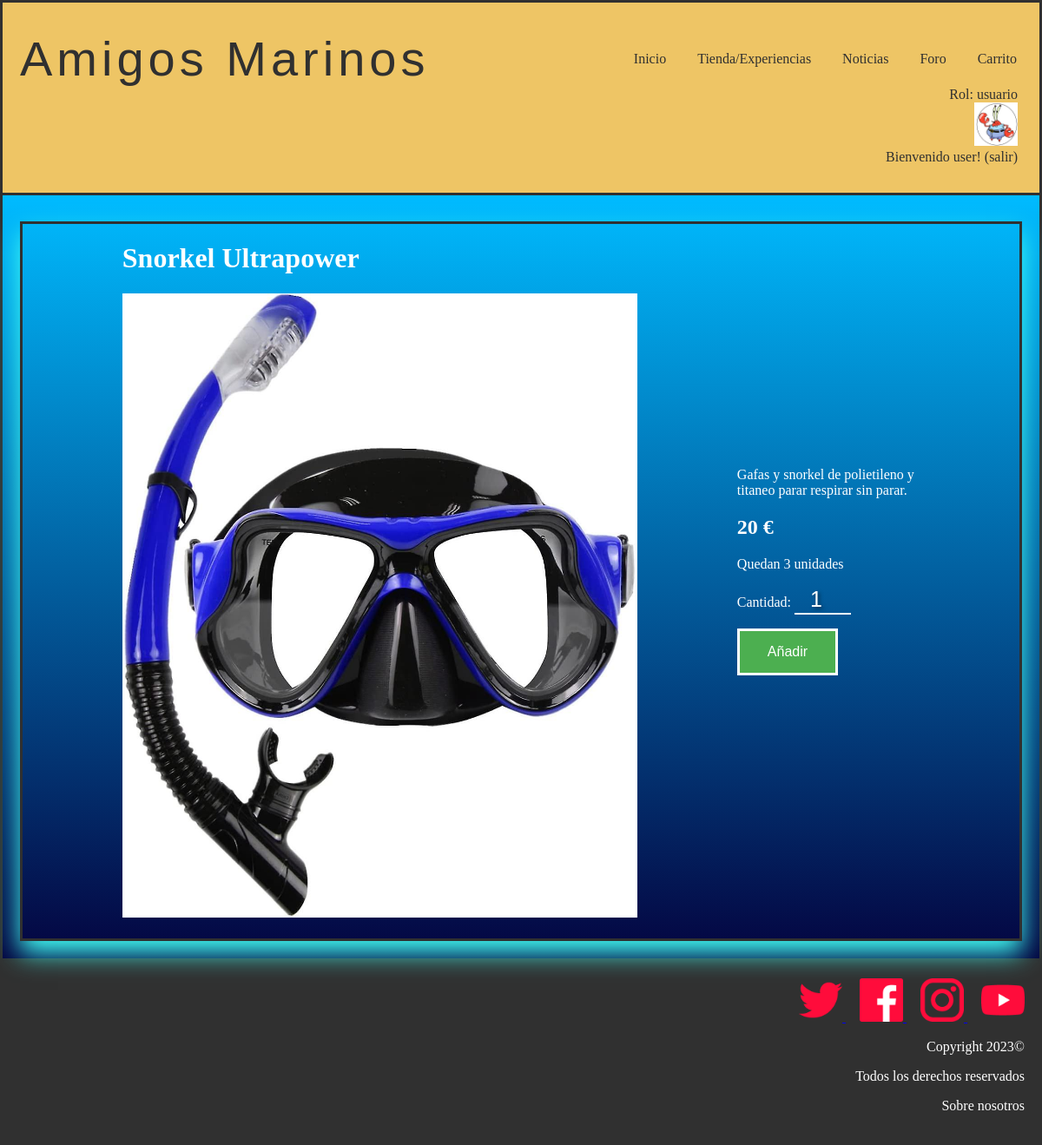
The app's page /vistaProducto.php?id=1 (signed in) with its own data.
### tables this page shows
CREATE TABLE IF NOT EXISTS `rol` (
  `numero` int(11) NOT NULL,
  `nombre` varchar(25) NOT NULL,
  PRIMARY KEY (`numero`)
);

CREATE TABLE IF NOT EXISTS `producto` (
  `nombre` varchar(25) NOT NULL,
  `id` int(11) NOT NULL AUTO_INCREMENT,
  `descripcion` text NOT NULL,
  `unidades` int(11) NOT NULL,
  `precio` float NOT NULL,
  `imagen` varchar(50) NOT NULL,
  PRIMARY KEY (`id`)
);

### includes/Usuario.php (called while the page is built, shortened)
<?php
class Usuario{
    public static function getNombreRol($rol)
    {
        $conn = Aplicacion::getInstance()->getConexionBd();
        $query = sprintf("SELECT nombre FROM rol U WHERE U.numero='%d'", $rol);
        $rs = $conn->query($query);
        $fila=$rs->fetch_assoc();
        return $fila['nombre'];
    }
}
?>

### includes/level.php (called while the page is built, shortened)
<?php
class level{
    private $numero;
    private function __construct($numero,$nombre,$minimo,$maximo){
        $this->numero = $numero;
    }
    public static function getLevel($puntos){
        $conn = Aplicacion::getInstance()->getConexionBd();
        $query = sprintf("SELECT * FROM nivel U WHERE $puntos<=U.maximo AND $puntos>=U.minimo");
        $rs = $conn->query($query);
        $fila=$rs->fetch_assoc();
        $level = new level($fila['numero'], $fila['nombre'], $fila['minimo'], $fila['maximo']);
        return $level;
    }
    public function getNumero(){
        return $this->numero;
    }
}
?>

### includes/producto.php (called while the page is built, shortened)
<?php
class Producto {
    private $nombre;
    private $descripcion;
    private $unidades;
    private $precio;
    private $urlImagen;
    private function __construct($id = NULL , $descripcion, $unidades, $precio, $urlImagen, $nombre)
    {
        $this->descripcion = $descripcion;
        $this->unidades = $unidades;
        $this->nombre = $nombre;
        $this->precio = $precio;
        $this->urlImagen = $urlImagen;
    }
    public static function buscaPorId($idProducto)
    {
        $conn = Aplicacion::getInstance()->getConexionBd();
        $query = sprintf("SELECT * FROM producto WHERE id='%d'", $idProducto);
        $rs = $conn->query($query);
        if ($rs) {
            $fila = $rs->fetch_assoc();
            $producto = new Producto($fila["id"], $fila["descripcion"], $fila["unidades"], $fila["precio"], $fila["imagen"], $fila["nombre"]);
            return $producto;
        } else {
            error_log("Error BD ({$conn->errno}): {$conn->error}");
        }
        return $result;
    }
    public function getNombre()
    {
        return $this->nombre;
    }
    public function getDescripcion(){
        return $this->descripcion;
    }
    public function getImagen(){
        return $this->urlImagen;
    }
    public function getPrecio(){
        return $this->precio;
    }
    public function getUnidades(){
        return $this->unidades;
    }
}
?>

### vistaProducto.php (the view, shortened to what this page needs)
<?php
require_once __DIR__.'/includes/Producto.php';
?>
<!DOCTYPE html>
<html>
	<head>
		<link href= "./css/style.css" rel="stylesheet" type="text/css">
	</head>
	<body>
		<?php
			require ('./includes/comun/cabecera.php');
		?>
	<div class="container" id="cont_prod">
		<?php
			$id = $_GET["id"];
			$producto = Producto::buscaPorId($id);
		?>
		<div class="big_caja">
		<div class="cajafoto">
		<?php
			echo  "<h1>" . $producto->getNombre() . "</h1>";
			echo '<img src="' . $producto->getImagen() . '" onmouseover="mostrarZoom(event, this.src)" id="imgVistaProducto" alt="imagen">';
		?>
		</div>
		<div class="cajatexto">
		<?php
			echo "<p>" . $producto->getDescripcion() ."</p>";
			echo  "<h2>" . $producto->getPrecio() . " € </h2>";
			echo "<p> Quedan " . $producto->getUnidades() ." unidades</p>";
			echo "<form  method='POST'>";
			$aux=$producto->getUnidades();
			if($aux>0){
				echo "<p>Cantidad: <input type=number value=1 name=Unidades id=Unidades min=1 max=$aux></p>";
				if (isset($_SESSION["login"]) && ($_SESSION["login"]===true) ){
					?>
					<input type="submit" name="submit" value="Añadir" id="botoncompra">
					<?php
				}
			}
		?>
	</form>
	<br>
		</div>
		</div>
		</div>
		<?php
		require("./includes/comun/pie.php");
		?>
	</body>
</html>

### includes/comun/cabecera.php (shortened to what this page needs)
<?php
require_once './includes/level.php';
require_once './includes/Usuario.php';
function reconocerUsuario() {
  if (isset($_SESSION["login"]) && ($_SESSION["login"]===true)){
    echo'Rol: '.Usuario::getNombreRol($_SESSION['rol']);
    $level=level::getLevel($_SESSION["puntos"]);
    if($level->getNumero() == level::cangrejo){
      echo '<form method="post" action="micuenta.php">
      <input type="image" src="./img/cangrejo.jpg" name="boton" width="50" alt="Botón icono cangrejo"  height="50" />
      </form>';
      echo 'Bienvenido ' . $_SESSION['nombre'] . '! ';
      echo '<a href="logout.php">(salir)</a>';
    }
  } else {
    echo '<form method="post" action="login.php">
    <input type="image" src="./img/usuariodesconocido.jpg" name="boton" width="50" alt="Botón para ir a login"  height="50" />
    </form>';
    echo 'Usuario desconocido. ';
    echo '<a href="login.php">Login </a>';
  }
}
?>
<header class ="header">
  <div class="cont logo-nav-cont" >
    <a class="logo">Amigos Marinos</a>
    <nav class="navigation">
          <ul>
            <li><a href="index.php ">Inicio</a></li>
            <li><a href="tienda.php">Tienda/Experiencias</a></li>
            <li><a href="noticias.php">Noticias</a></li>
            <li><a href="foro.php">Foro</a></li>
            <?php
            if (isset($_SESSION["login"]) && ($_SESSION["login"]===true)){
              ?>
              <li><a href="vistaCarrito.php">Carrito</a></li>
              <br>
              <?php
            }
          ?>
      </nav>
    </div>
		<div class="login" >
		 <?php
		reconocerUsuario();
		?>
		</div>
</header>

### css/style.css (style rules this page uses)
body { color: white; background-color: white; text-align: center; margin: auto; }
.container { background-image: linear-gradient(to bottom,#00bbff, #040440); border: 3px solid #303030; padding-top: 10px; padding-bottom: 20px; }
img { width :50px; height :50px; border :5px; }
.header { background-color: #eec565; color:#303030; border: 3px solid #303030; border-bottom: none; padding:2rem 0; }
.header a { color:#303030; text-decoration:none; }
.logo { letter-spacing: 5px; font-size: 3.5em; font-family:Impact, Haettenschweiler, 'Arial Narrow Bold', sans-serif; margin-left: 20px; max-width: 100%; max-height: 100%; }
.logo-nav-cont { display: flex; justify-content: space-between; align-items: center; margin-right: 10px; }
.navigation ul { margin: 0; padding: 0; list-style: none; }
.navigation ul li { display:inline-block; }
.navigation ul li a { display: block; padding: 0.5rem 1rem; transition: all 0.4s linear; border-radius: 5px; }
.login { text-align: right; margin-right: 25px; }
#imgVistaProducto { width: fit-content; max-width: 100%; height: auto; cursor: zoom-in; }
input[type="text"], input[type="email"], input::placeholder, input[type="password"],textarea,input[type="number"],input[type="password"] { background-color: transparent; border: none; font-size: 25px; border-bottom: 2px solid #fff; color: #fff; text-align: center; text-shadow: 2px 2px 4px rgba(0, 0, 0, 0.5); }
.big_caja { border: 3px solid #303030; box-shadow:0px 14px 28px rgb(65, 255, 245); margin-inline: 20px; padding-bottom: 20px; margin-top: 20px; display: inline-flex; align-items: center; text-align: center; max-width: 100%; max-height: 100%; }
.cajatexto { text-align: left; max-width: 100%; max-height: 100%; padding-right: 10%; padding-left: 10%; }
.cajafoto { text-align: left; padding-left: 10%; max-width: 100%; max-height: 100%; }
.container#cont_prod { align-items: center; max-width: 100%; }
#botoncompra { background-color: #4CAF50; border: 3px solid white; color: white; padding: 15px 32px; text-align: center; display: inline-block; font-size: 16px; }

### records on screen
rol: nombre "usuario"
producto: nombre "Snorkel Ultrapower", imagen (picture), descripcion "Gafas y snorkel de polietileno y titaneo parar respirar sin parar.", precio "20", unidades "3"

### other values on screen
$_SESSION['nombre'] "user"
